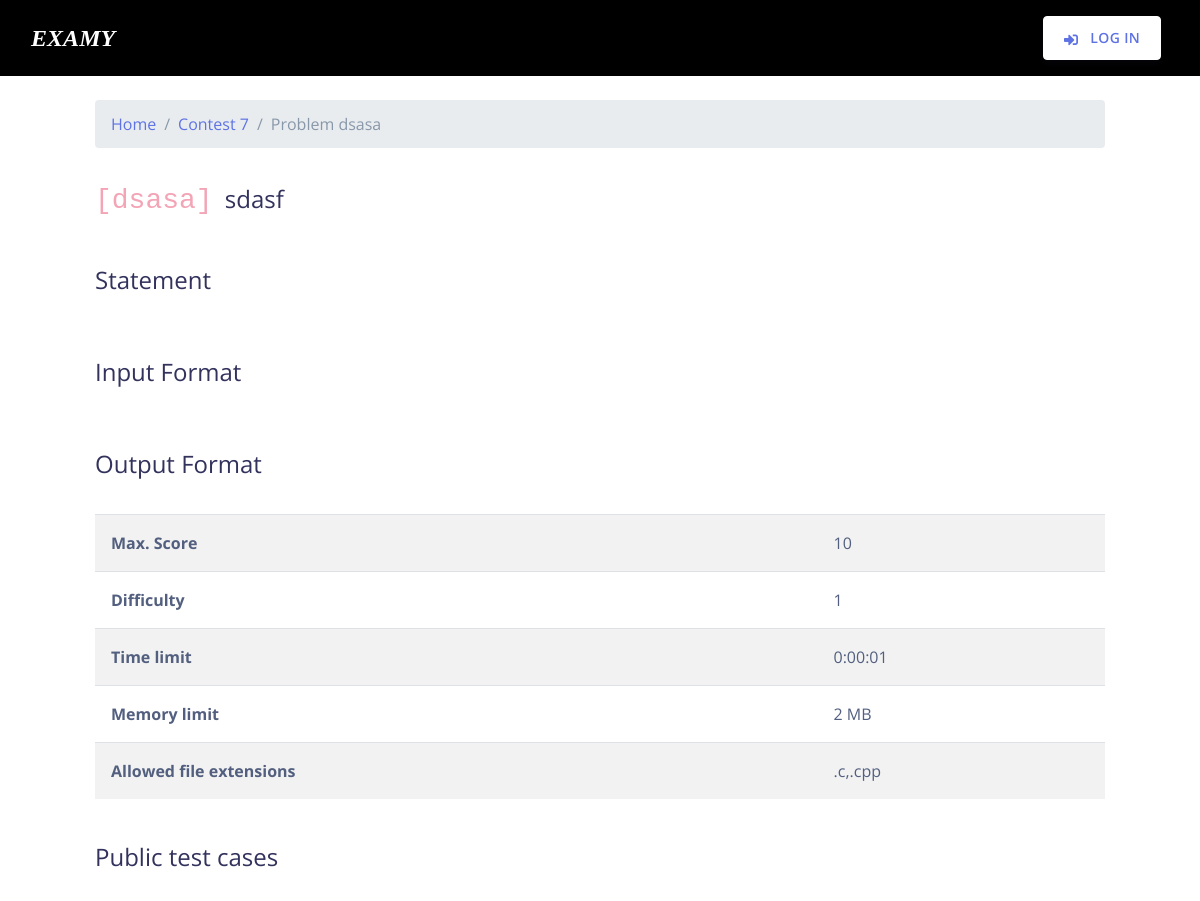
The page /judge/problem/dsasa/ on the database its author committed.
### judge/models.py (models this page shows, shortened)
class Problem(models.Model):
    code = models.CharField(max_length=10, primary_key=True, default='UNSET')
    """Problem code"""
    contest = models.ForeignKey(Contest, on_delete=models.CASCADE, null=True)
    """Foreign key to contest for the problem"""
    name = models.CharField(max_length=50, default='Name not set')
    """Problem name"""
    statement = models.TextField(default='The problem statement is empty.')
    """Problem statement"""
    input_format = models.TextField(default='No input format specified.')
    """Problem input format"""
    output_format = models.TextField(default='No output format specified.')
    """Problem output format"""
    difficulty = models.PositiveSmallIntegerField(default=0)
    """Problem difficulty"""
    time_limit = models.DurationField(default=timedelta(seconds=10))
    """Problem time limit"""
    memory_limit = models.PositiveIntegerField(default=200000)
    """Problem memory limit"""
    file_exts = models.CharField(max_length=100, default='.py,.cpp')
    """Accepted file extensions for submissions to problem"""
    starting_code = models.FileField(upload_to=starting_code_name, null=True)
    """Problem starting code"""
    max_score = models.PositiveSmallIntegerField(default=0)
    """Maximum score for a test case for the problem"""
    compilation_script = models.FileField(
        upload_to=partial(compilation_test_upload_location,
                          is_compilation=True),
        default='./default/compilation_script.sh')
    """Problem compilation script"""
    test_script = models.FileField(
        upload_to=partial(compilation_test_upload_location,
                          is_compilation=False),
        default='./default/test_script.sh')
    """Problem test script"""

class Contest(models.Model):
    name = models.CharField(
        max_length=50, default='Unnamed Contest', unique=True)
    """Contest name"""
    start_datetime = models.DateTimeField()
    """Start Date and Time for Contest"""
    soft_end_datetime = models.DateTimeField()
    """"Soft" End Date and Time for Contest"""
    hard_end_datetime = models.DateTimeField()
    """"Hard" End Date and Time for Contest"""
    penalty = models.FloatField(default=0.0)
    """Penalty for late-submission"""
    public = models.BooleanField(default=False)
    """Is the contest public?"""
    enable_linter_score = models.BooleanField(default=True)
    """Enable linter scoring"""
    enable_poster_score = models.BooleanField(default=True)
    """Enable poster scoring"""
    def __str__(self):
        return self.name

### judge/views.py (the view, shortened to what this page needs)
# urls.py: path('problem/<str:problem_id>/', views.problem_detail, name='problem_detail'),
def problem_detail(request, problem_id):
    problem = get_object_or_404(Problem, pk=problem_id)
    user = _get_user(request)
    perm = handler.get_personproblem_permission(
        None if user is None else user.email, problem_id)
    if perm is None:
        return handler404(request)
    public_tests = TestCase.objects.filter(problem_id=problem_id, public=True)
    private_tests = TestCase.objects.filter(problem_id=problem_id, public=False)
    context = {
        'problem': problem,
        'type': 'Poster' if perm else 'Participant',
    }
    if perm is False and user is None:
        pass
    context['public_tests'] = []
    context['private_tests'] = []
    for t in public_tests:
        input_file = open(t.inputfile.path, 'r')
        output_file = open(t.outputfile.path, 'r')
        context['public_tests'].append((input_file.read(), output_file.read(), t.pk))
        input_file.close()
        output_file.close()
    for t in private_tests:
        input_file = open(t.inputfile.path, 'r')
        output_file = open(t.outputfile.path, 'r')
        context['private_tests'].append((input_file.read(), output_file.read(), t.pk))
        input_file.close()
        output_file.close()
    context['curr_time'] = timezone.now()
    return render(request, 'judge/problem_detail.html', context)

### judge/handler.py (called while the page is built, shortened)
def get_personcontest_permission(person_id: Optional[str], contest_id: int) -> Optional[bool]:
    curr = timezone.now()
    contest = models.Contest.objects.filter(pk=contest_id)
    if not contest.exists():
        return None
    contest = contest[0]
    if person_id is None:
        if contest.public and curr >= contest.start_datetime:
            return False
        else:
            return None

def get_personproblem_permission(person_id: Optional[str], problem_id: str) -> Optional[bool]:
    problem = models.Problem.objects.filter(code=problem_id)
    if not problem.exists():
        return False
    problem = problem[0]
    if problem.contest is None:
        return False
    return get_personcontest_permission(person_id, problem.contest.pk)

### judge/views.py (called while the page is built)
def _get_user(request) -> User:
    if request.user.is_authenticated:
        if request.user.email == '':
            if request.user.is_superuser:
                request.user.email = request.user.username + '@autojudge.superuser'
            else:
                return None
        return request.user
    else:
        return None

### judge/templates/judge/problem_detail.html (shortened to what this page needs)
{% extends 'judge/base.html' %}
{% block breadcrumb %}
<li class="breadcrumb-item"><a href="{% url 'judge:contest_detail' problem.contest.pk %}">Contest
        {{ problem.contest.pk }}</a></li>
<li class="breadcrumb-item active" aria-current="page">Problem {{ problem.code }}</li>
{% endblock %}
{% block styles %}
<link href="/static/assets/vendor/quill/quill.snow.css" rel="stylesheet">
{% endblock %}
{% block scripts %}
<link rel="stylesheet" data-name="vs/editor/editor.main"
    href="https://cdnjs.cloudflare.com/ajax/libs/monaco-editor/0.20.0/min/vs/editor/editor.main.min.css">
{% endblock %}
{% block content %}
<div class="row">
    <div class="col mb-3">
        <h2 class="d-inline"><code>[{{ problem.code }}]</code></h2>
        <h4 class="d-inline mx-2">{{ problem.name }}</h4>
    </div>
    <div class="col mb-3">
    </div>
    <div class="col-12 my-4">
        <h4 class="">Statement</h4>
    </div>
    <div class="col-12 my-4">
        <h4>Input Format</h4>
    </div>
    <div class="col-12 my-4">
        <h4>Output Format</h4>
    </div>
    <div class="col-12">
        <table class="table table-striped">
            <tbody>
                <tr>
                    <th>Max. Score</th>
                    <td>{{ problem.max_score }}</td>
                </tr>
                <tr>
                    <th>Difficulty</th>
                    <td>{{ problem.difficulty }}</td>
                </tr>
                <tr>
                    <th>Time limit</th>
                    <td>{{ problem.time_limit }}</td>
                </tr>
                <tr>
                    <th>Memory limit</th>
                    <td>{{ problem.memory_limit }} MB</td>
                </tr>
                <tr>
                    <th>Allowed file extensions</th>
                    <td>{{ problem.file_exts }}</td>
                </tr>
            </tbody>
        </table>
    </div>
    <div class="col-12 my-4">
        <h4>Public test cases</h4>
</div>
</div>
{% endblock %}

### rows shown on the page
Problem: contest.pk "7", code "dsasa", name "sdasf", max_score "10", difficulty "1", time_limit "0:00:01", memory_limit "2", file_exts ".c,.cpp"
